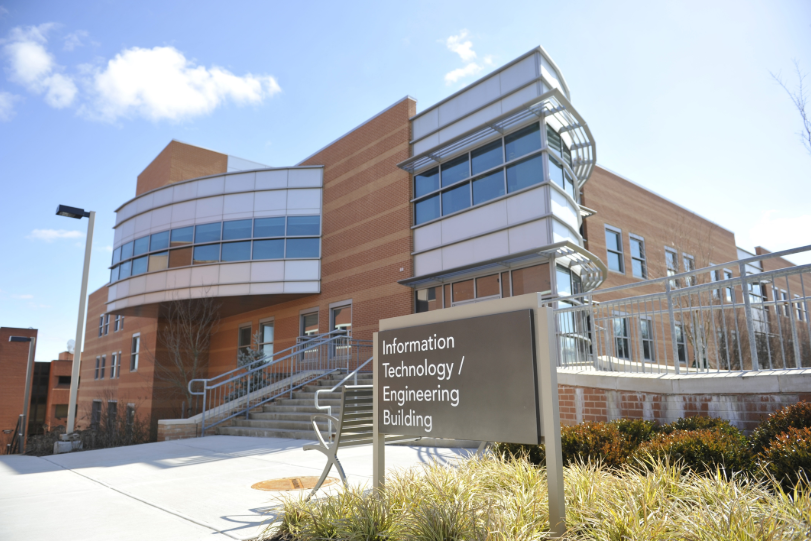
#> input picture classes/Nonlinear-Rank-Filters/images/umbc.png, 811 x 541 px, found by its file name
$ jupyter execute --allow-errors nonlinear-cython.ipynb   (shell and % lines are left out)
#> lines starting #> are read from the running program, lines starting #| are printed output that depends on the picture
# Image Filtering: Spatial Methods

[cell 1]

import numpy as np

import matplotlib.image as img
import matplotlib.pyplot as plt

from skimage import io
from skimage.filters import rank
from skimage.util import img_as_ubyte

from scipy.ndimage import convolve

[cell 2]
def print_imginfo(I):
    print(type(I))
    print(I.shape, I.dtype)
    print('Data range:', np.min(I), 'to', np.max(I))

[cell 3]
I1 = io.imread("../../images/umbc.png", as_gray=True)
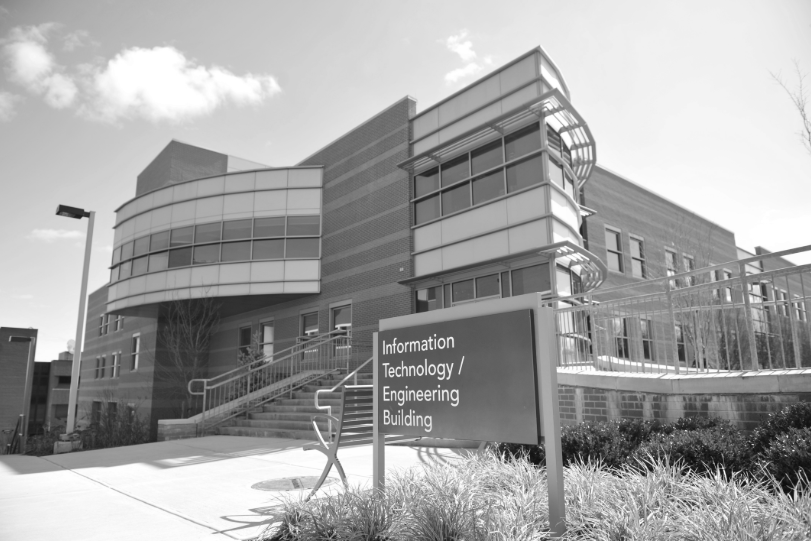
#> I1: shape (541, 811) float64; min 0.0426, max 1, mean 0.647
I1 = img_as_ubyte(I1) # needed for skimage.filters.rank

#io.imshow(I1)

[cell 4]
# add salt-and-pepper noise
rng = np.random.default_rng(472)
noise = rng.random(I1.shape)

In = np.copy(I1)
In[noise > 0.95] = 255
In[noise < 0.05] = 0
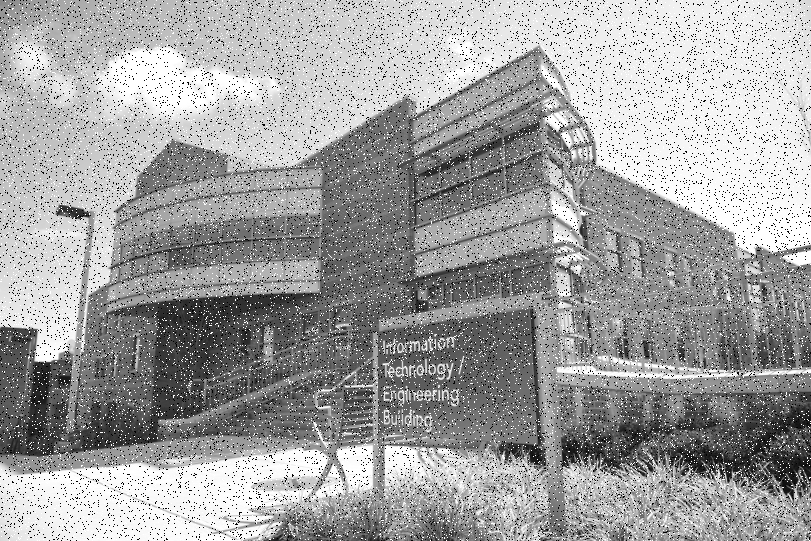
#> In: shape (541, 811); min 0, max 255, mean 161.1

#io.imshow(In)
